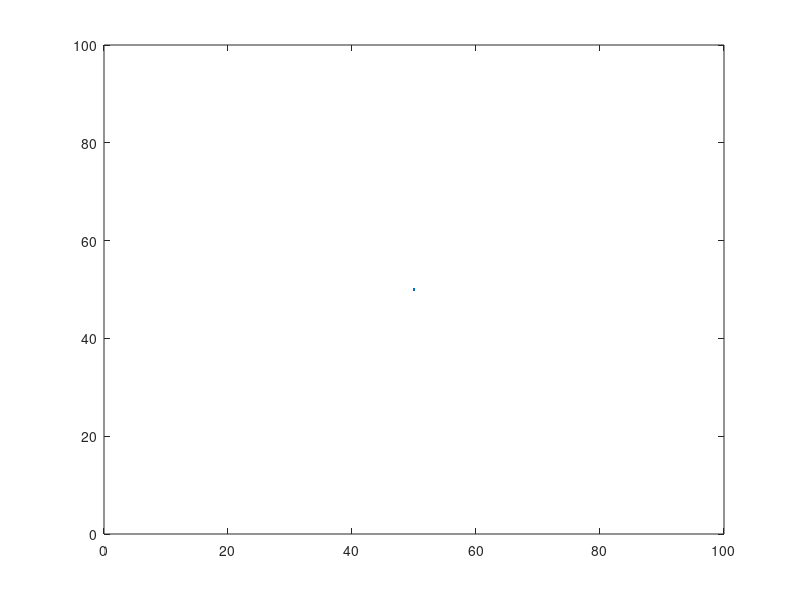

This chart was generated by the following MATLAB code: (Note: this script raises an error after producing the figure.)
clc, clear, clf
%poker.m
%This simple program is a basic draw poker game.
%Answer the questions with yes or no (or y/n) and then input values for
%bets. To end the game, input a bet of 0. The game will also end if you run
%out of chips.

%The first sets define simple variables that may be used
y=1;
n=0;
yes=1;
no=0;

%Ask to start the game
play=input('Are ready to go?   ');

%Loop for how it starts
if play==0
   disp('Whatever, you pussy.')
elseif play==1
    chips=10;
    disp('You start with 10 chips.  Use them well.')
elseif play==69
    chips=69;
    disp('Whoohoo, enjoy your money!!!')
else
    disp('Huh???')
end

%This game number section resets the random list.
disp('Please click on the graph window and hit enter to select a randomizing number.')
plot(50,50)
axis([0 100 0 100])
[game_number,not_used]=ginput(1);
game_number=floor(game_number);
if game_number>0
    game_number=ceil(game_number);
    rand(game_number);
else
    game_number=1;
    rand(game_number);
end
clc
handbet=17;

%Loop to make it go
while handbet~=0 & chips>0
    %for loop to increase randomness
    c=ceil(20*rand(1));
    for d=1:c
        r=rand(d);
    end
    handbet=input('How much you gonna bet?   ');
    clf,clc
    
    %To make sure they don't bet over their limit and give a kill switch
    if handbet>chips
    while handbet>chips
        disp('Insufficient funds...not to mention other insufficient quantities...')
        handbet=input('How much you gonna bet?   ');
    end
    end
    
    if handbet==0
        play=0;
    %Looping for how the hand will play out
    elseif handbet<=chips
       
        %Forms the hand
        for i=1:5
            ranks(i)=ceil(13*rand(1));
            suits(i)=ceil(4*rand(1));
        end
       
        %Makes sure there are no dublicate cards.
        while (ranks(1)==ranks(2) & suits(1)==suits(2)) | (ranks(1)==ranks(3) & suits(1)==suits(3)) | (ranks(1)==ranks(4) & suits(1)==suits(4)) | (ranks(1)==ranks(5) & suits(1)==suits(5)) | (ranks(2)==ranks(3) & suits(2)==suits(3)) | (ranks(2)==ranks(4) & suits(2)==suits(4)) | (ranks(2)==ranks(5) & suits(2)==suits(5)) | (ranks(3)==ranks(4) & suits(3)==suits(4)) | (ranks(3)==ranks(5) & suits(3)==suits(5)) | (ranks(4)==ranks(5) & suits(4)==suits(5)) 
              for i=1:5
                  ranks(i)=ceil(13*rand(1));
                  suits(i)=ceil(4*rand(1));
              end
        end
        hand=[ranks;suits];
        straighthand=sort(ranks);

        for i=1:5
            if ranks(i)==1
                rank_name='Ace';
            elseif ranks(i)==2
                rank_name='Deuce';
            elseif ranks(i)==3
                rank_name='Tre';
            elseif ranks(i)==4
                rank_name='Four';
            elseif ranks(i)==5
                rank_name='Five';
            elseif ranks(i)==6
                rank_name='Six';
            elseif ranks(i)==7
                rank_name='Seven';
            elseif ranks(i)==8
                rank_name='Eight';
            elseif ranks(i)==9
                rank_name='Nine';
            elseif ranks(i)==10
                rank_name='Ten';
            elseif ranks(i)==11
                rank_name='Jack';
            elseif ranks(i)==12
                rank_name='Queen';
            elseif ranks(i)==13
                rank_name='King';
            end
            if suits(i)==1
                suit_name='Clubs';
            elseif suits(i)==2
                suit_name='Diamonds';
            elseif suits(i)==3
                suit_name='Hearts';
            elseif suits(i)==4
                suit_name='Spades';
            end
            fprintf('You have the %s of %s\n',rank_name,suit_name)
        end
        
        %graphics region
        axis([0 25 0 7])
        axis off
        text(3, 1,'Click on cards to throw away and hit return when ready to draw.')
        if ranks(1)==1
            text(1,6,'Ace')
        elseif ranks(1)==2
            text(1,6,'Deuce')
        elseif ranks(1)==3
            text(1,6,'Tre')
        elseif ranks(1)==4
            text(1,6,'Four')
        elseif ranks(1)==5
            text(1,6,'Five')
        elseif ranks(1)==6
            text(1,6,'Six')
        elseif ranks(1)==7
            text(1,6,'Seven')
        elseif ranks(1)==8
            text(1,6,'Eight')
        elseif ranks(1)==9
            text(1,6,'Nine')
        elseif ranks(1)==10
            text(1,6,'Ten')
        elseif ranks(1)==11
            text(1,6,'Jack')
        elseif ranks(1)==12
            text(1,6,'Queen')
        elseif ranks(1)==13
            text(1,6,'King')
        end
        if suits(1)==1
            text(1,5,'Clubs')
        elseif suits(1)==2
            text(1,5,'Diamonds')
        elseif suits(1)==3
            text(1,5,'Hearts')
        elseif suits(1)==4
            text(1,5,'Spades')
        end
        
        if ranks(2)==1
            text(6,6,'Ace')
        elseif ranks(2)==2
            text(6,6,'Deuce')
        elseif ranks(2)==3
            text(6,6,'Tre')
        elseif ranks(2)==4
            text(6,6,'Four')
        elseif ranks(2)==5
            text(6,6,'Five')
        elseif ranks(2)==6
            text(6,6,'Six')
        elseif ranks(2)==7
            text(6,6,'Seven')
        elseif ranks(2)==8
            text(6,6,'Eight')
        elseif ranks(2)==9
            text(6,6,'Nine')
        elseif ranks(2)==10
            text(6,6,'Ten')
        elseif ranks(2)==11
            text(6,6,'Jack')
        elseif ranks(2)==12
            text(6,6,'Queen')
        elseif ranks(2)==13
            text(6,6,'King')
        end
        if suits(2)==1
            text(6,5,'Clubs')
        elseif suits(2)==2
            text(6,5,'Diamonds')
        elseif suits(2)==3
            text(6,5,'Hearts')
        elseif suits(2)==4
            text(6,5,'Spades')
        end
        if ranks(3)==1
            text(11,6,'Ace')
        elseif ranks(3)==2
            text(11,6,'Deuce')
        elseif ranks(3)==3
            text(11,6,'Tre')
        elseif ranks(3)==4
            text(11,6,'Four')
        elseif ranks(3)==5
            text(11,6,'Five')
        elseif ranks(3)==6
            text(11,6,'Six')
        elseif ranks(3)==7
            text(11,6,'Seven')
        elseif ranks(3)==8
            text(11,6,'Eight')
        elseif ranks(3)==9
            text(11,6,'Nine')
        elseif ranks(3)==10
            text(11,6,'Ten')
        elseif ranks(3)==11
            text(11,6,'Jack')
        elseif ranks(3)==12
            text(11,6,'Queen')
        elseif ranks(3)==13
            text(11,6,'King')
        end
        if suits(3)==1
            text(11,5,'Clubs')
        elseif suits(3)==2
            text(11,5,'Diamonds')
        elseif suits(3)==3
            text(11,5,'Hearts')
        elseif suits(3)==4
            text(11,5,'Spades')
        end
        if ranks(4)==1
            text(16,6,'Ace')
        elseif ranks(4)==2
            text(16,6,'Deuce')
        elseif ranks(4)==3
            text(16,6,'Tre')
        elseif ranks(4)==4
            text(16,6,'Four')
        elseif ranks(4)==5
            text(16,6,'Five')
        elseif ranks(4)==6
            text(16,6,'Six')
        elseif ranks(4)==7
            text(16,6,'Seven')
        elseif ranks(4)==8
            text(16,6,'Eight')
        elseif ranks(4)==9
            text(16,6,'Nine')
        elseif ranks(4)==10
            text(16,6,'Ten')
        elseif ranks(4)==11
            text(16,6,'Jack')
        elseif ranks(4)==12
            text(16,6,'Queen')
        elseif ranks(4)==13
            text(16,6,'King')
        end
        if suits(4)==1
            text(16,5,'Clubs')
        elseif suits(4)==2
            text(16,5,'Diamonds')
        elseif suits(4)==3
            text(16,5,'Hearts')
        elseif suits(4)==4
            text(16,5,'Spades')
        end
        if ranks(5)==1
            text(21,6,'Ace')
        elseif ranks(5)==2
            text(21,6,'Deuce')
        elseif ranks(5)==3
            text(21,6,'Tre')
        elseif ranks(5)==4
            text(21,6,'Four')
        elseif ranks(5)==5
            text(21,6,'Five')
        elseif ranks(5)==6
            text(21,6,'Six')
        elseif ranks(5)==7
            text(21,6,'Seven')
        elseif ranks(5)==8
            text(21,6,'Eight')
        elseif ranks(5)==9
            text(21,6,'Nine')
        elseif ranks(5)==10
            text(21,6,'Ten')
        elseif ranks(5)==11
            text(21,6,'Jack')
        elseif ranks(5)==12
            text(21,6,'Queen')
        elseif ranks(5)==13
            text(21,6,'King')
        end
        if suits(5)==1
            text(21,5,'Clubs')
        elseif suits(5)==2
            text(21,5,'Diamonds')
        elseif suits(5)==3
            text(21,5,'Hearts')
        elseif suits(5)==4
            text(21,5,'Spades')
        end
        %cards to be held
        fprintf('\n')
        [held_card_x,held_card_y]=ginput;
        clc
        for j=1:length(held_card_x)
            if held_card_x(j)<3 & held_card_x(j)>=0
                ranks(1)=ceil(13*rand(1));
                suits(1)=ceil(4*rand(1));
                 while (ranks(1)==ranks(2) & suits(1)==suits(2)) | (ranks(1)==ranks(3) & suits(1)==suits(3)) | (ranks(1)==ranks(4) & suits(1)==suits(4)) | (ranks(1)==ranks(5) & suits(1)==suits(5))
                 ranks(1)=ceil(13*rand(1));
                 suits(1)=ceil(4*rand(1));
                end
            elseif held_card_x(j)<8 & held_card_x(j)>=3
                ranks(2)=ceil(13*rand(1));
                suits(2)=ceil(4*rand(1));
                 while (ranks(1)==ranks(2) & suits(1)==suits(2)) | (ranks(2)==ranks(3) & suits(2)==suits(3)) | (ranks(2)==ranks(4) & suits(2)==suits(4)) | (ranks(2)==ranks(5) & suits(2)==suits(5))
                  ranks(2)=ceil(13*rand(1));
                  suits(2)=ceil(4*rand(1));
                end
            elseif held_card_x(j)<13 & held_card_x(j)>=8
                ranks(3)=ceil(13*rand(1));
                suits(3)=ceil(4*rand(1));
                 while (ranks(1)==ranks(3) & suits(1)==suits(3)) | (ranks(2)==ranks(3) & suits(2)==suits(3)) | (ranks(3)==ranks(4) & suits(3)==suits(4)) | (ranks(3)==ranks(5) & suits(3)==suits(5))
                 ranks(3)=ceil(13*rand(1));
                 suits(3)=ceil(4*rand(1));
             end
            elseif held_card_x(j)<19 & held_card_x(j)>=13
                ranks(4)=ceil(13*rand(1));
                suits(4)=ceil(4*rand(1));
                 while (ranks(1)==ranks(4) & suits(1)==suits(4)) | (ranks(2)==ranks(4) & suits(2)==suits(4)) | (ranks(3)==ranks(4) & suits(3)==suits(4)) | (ranks(4)==ranks(5) & suits(4)==suits(5)) 
                  ranks(4)=ceil(13*rand(1));
                  suits(4)=ceil(4*rand(1));
              end
          elseif held_card_x(j)<25 & held_card_x(j)>=19
                ranks(5)=ceil(13*rand(1));
                suits(5)=ceil(4*rand(1));
                 while (ranks(1)==ranks(5) & suits(1)==suits(5)) | (ranks(2)==ranks(5) & suits(2)==suits(5)) | (ranks(3)==ranks(5) & suits(3)==suits(5)) | (ranks(4)==ranks(5) & suits(4)==suits(5)) 
                ranks(5)=ceil(13*rand(1));
                suits(5)=ceil(4*rand(1));
              end
          end
        end
       
        clf
        axis([0 25 0 7])
        axis off
         for l=1:5
            if ranks(l)==1
                rank_name='Ace';
            elseif ranks(l)==2
                rank_name='Deuce';
            elseif ranks(l)==3
                rank_name='Tre';
            elseif ranks(l)==4
                rank_name='Four';
            elseif ranks(l)==5
                rank_name='Five';
            elseif ranks(l)==6
                rank_name='Six';
            elseif ranks(l)==7
                rank_name='Seven';
            elseif ranks(l)==8
                rank_name='Eight';
            elseif ranks(l)==9
                rank_name='Nine';
            elseif ranks(l)==10
                rank_name='Ten';
            elseif ranks(l)==11
                rank_name='Jack';
            elseif ranks(l)==12
                rank_name='Queen';
            elseif ranks(l)==13
                rank_name='King';
            end
            if suits(l)==1
                suit_name='Clubs';
            elseif suits(l)==2
                suit_name='Diamonds';
            elseif suits(l)==3
                suit_name='Hearts';
            elseif suits(l)==4
                suit_name='Spades';
            end
            fprintf('You have the %s of %s\n',rank_name,suit_name)
        end
        if ranks(1)==1
            text(1,6,'Ace')
        elseif ranks(1)==2
            text(1,6,'Deuce')
        elseif ranks(1)==3
            text(1,6,'Tre')
        elseif ranks(1)==4
            text(1,6,'Four')
        elseif ranks(1)==5
            text(1,6,'Five')
        elseif ranks(1)==6
            text(1,6,'Six')
        elseif ranks(1)==7
            text(1,6,'Seven')
        elseif ranks(1)==8
            text(1,6,'Eight')
        elseif ranks(1)==9
            text(1,6,'Nine')
        elseif ranks(1)==10
            text(1,6,'Ten')
        elseif ranks(1)==11
            text(1,6,'Jack')
        elseif ranks(1)==12
            text(1,6,'Queen')
        elseif ranks(1)==13
            text(1,6,'King')
        end
        if suits(1)==1
            text(1,5,'Clubs')
        elseif suits(1)==2
            text(1,5,'Diamonds')
        elseif suits(1)==3
            text(1,5,'Hearts')
        elseif suits(1)==4
            text(1,5,'Spades')
        end
        
        if ranks(2)==1
            text(6,6,'Ace')
        elseif ranks(2)==2
            text(6,6,'Deuce')
        elseif ranks(2)==3
            text(6,6,'Tre')
        elseif ranks(2)==4
            text(6,6,'Four')
        elseif ranks(2)==5
            text(6,6,'Five')
        elseif ranks(2)==6
            text(6,6,'Six')
        elseif ranks(2)==7
            text(6,6,'Seven')
        elseif ranks(2)==8
            text(6,6,'Eight')
        elseif ranks(2)==9
            text(6,6,'Nine')
        elseif ranks(2)==10
            text(6,6,'Ten')
        elseif ranks(2)==11
            text(6,6,'Jack')
        elseif ranks(2)==12
            text(6,6,'Queen')
        elseif ranks(2)==13
            text(6,6,'King')
        end
        if suits(2)==1
            text(6,5,'Clubs')
        elseif suits(2)==2
            text(6,5,'Diamonds')
        elseif suits(2)==3
            text(6,5,'Hearts')
        elseif suits(2)==4
            text(6,5,'Spades')
        end
        if ranks(3)==1
            text(11,6,'Ace')
        elseif ranks(3)==2
            text(11,6,'Deuce')
        elseif ranks(3)==3
            text(11,6,'Tre')
        elseif ranks(3)==4
            text(11,6,'Four')
        elseif ranks(3)==5
            text(11,6,'Five')
        elseif ranks(3)==6
            text(11,6,'Six')
        elseif ranks(3)==7
            text(11,6,'Seven')
        elseif ranks(3)==8
            text(11,6,'Eight')
        elseif ranks(3)==9
            text(11,6,'Nine')
        elseif ranks(3)==10
            text(11,6,'Ten')
        elseif ranks(3)==11
            text(11,6,'Jack')
        elseif ranks(3)==12
            text(11,6,'Queen')
        elseif ranks(3)==13
            text(11,6,'King')
        end
        if suits(3)==1
            text(11,5,'Clubs')
        elseif suits(3)==2
            text(11,5,'Diamonds')
        elseif suits(3)==3
            text(11,5,'Hearts')
        elseif suits(3)==4
            text(11,5,'Spades')
        end
        if ranks(4)==1
            text(16,6,'Ace')
        elseif ranks(4)==2
            text(16,6,'Deuce')
        elseif ranks(4)==3
            text(16,6,'Tre')
        elseif ranks(4)==4
            text(16,6,'Four')
        elseif ranks(4)==5
            text(16,6,'Five')
        elseif ranks(4)==6
            text(16,6,'Six')
        elseif ranks(4)==7
            text(16,6,'Seven')
        elseif ranks(4)==8
            text(16,6,'Eight')
        elseif ranks(4)==9
            text(16,6,'Nine')
        elseif ranks(4)==10
            text(16,6,'Ten')
        elseif ranks(4)==11
            text(16,6,'Jack')
        elseif ranks(4)==12
            text(16,6,'Queen')
        elseif ranks(4)==13
            text(16,6,'King')
        end
        if suits(4)==1
            text(16,5,'Clubs')
        elseif suits(4)==2
            text(16,5,'Diamonds')
        elseif suits(4)==3
            text(16,5,'Hearts')
        elseif suits(4)==4
            text(16,5,'Spades')
        end
        if ranks(5)==1
            text(21,6,'Ace')
        elseif ranks(5)==2
            text(21,6,'Deuce')
        elseif ranks(5)==3
            text(21,6,'Tre')
        elseif ranks(5)==4
            text(21,6,'Four')
        elseif ranks(5)==5
            text(21,6,'Five')
        elseif ranks(5)==6
            text(21,6,'Six')
        elseif ranks(5)==7
            text(21,6,'Seven')
        elseif ranks(5)==8
            text(21,6,'Eight')
        elseif ranks(5)==9
            text(21,6,'Nine')
        elseif ranks(5)==10
            text(21,6,'Ten')
        elseif ranks(5)==11
            text(21,6,'Jack')
        elseif ranks(5)==12
            text(21,6,'Queen')
        elseif ranks(5)==13
            text(21,6,'King')
        end
        if suits(5)==1
            text(21,5,'Clubs')
        elseif suits(5)==2
            text(21,5,'Diamonds')
        elseif suits(5)==3
            text(21,5,'Hearts')
        elseif suits(5)==4
            text(21,5,'Spades')
        end
        %Evaluates how much is won or lost
        straighthand=sort(ranks);
        %Royal Flush
        if (suits(1)==suits(2) & suits(2)==suits(3) & suits(3)==suits(4) & suits(4)==suits(5)) & (straighthand(1)==1 & straighthand(2)==10 & straighthand(3)==11 & straighthand(4)==12 & straighthand(5)==13)
            chips=chips+10*handbet;
            text(3,1,'Holy cow!!! A Royal Flush!!')
            
        %straight flush
        elseif (suits(1)==suits(2) & suits(2)==suits(3) & suits(3)==suits(4) & suits(4)==suits(5)) & (straighthand(1)==straighthand(2)-1 & straighthand(2)==straighthand(3)-1 & straighthand(3)==straighthand(4)-1 & straighthand(4)==straighthand(5)-1)
            chips=chips+8*handbet;
            text(3,1,'There it is, a straight flush.')
           
        %flush
        elseif suits(1)==suits(2) & suits(2)==suits(3) & suits(3)==suits(4) & suits(4)==suits(5)
            chips=chips+5*handbet;
            text(3,1,'Nice hand.  You got a flush.')
            
        %four of a kind
        elseif (ranks(1)==ranks(2) & ranks(2)==ranks(3) & ranks(3)==ranks(4)) | (ranks(1)==ranks(2) & ranks(2)==ranks(3) & ranks(3)==ranks(5)) | (ranks(1)==ranks(2) & ranks(2)==ranks(5) & ranks(5)==ranks(4)) | (ranks(1)==ranks(5) & ranks(5)==ranks(3) & ranks(3)==ranks(4)) | (ranks(5)==ranks(2) & ranks(2)==ranks(3) & ranks(3)==ranks(4))
            chips=chips+7*handbet;
            text(3,1,'WHAT?!?!  Four of a kind!  Booya!!!')
        
        %full house
        elseif ((ranks(1)==ranks(2) & ranks(2)==ranks(3)) & ranks(4)==ranks(5)) | ((ranks(1)==ranks(2) & ranks(2)==ranks(4)) & ranks(3)==ranks(5)) | ((ranks(1)==ranks(2) & ranks(2)==ranks(5)) & ranks(3)==ranks(4)) | ((ranks(1)==ranks(3) & ranks(3)==ranks(4)) & ranks(2)==ranks(5)) | ((ranks(1)==ranks(3) & ranks(1)==ranks(5)) & ranks(2)==ranks(4)) | ((ranks(1)==ranks(4) & ranks(1)==ranks(5)) & ranks(2)==ranks(3)) | ((ranks(2)==ranks(3) & ranks(2)==ranks(4)) & ranks(1)==ranks(5)) | ((ranks(2)==ranks(3) & ranks(2)==ranks(5))  & ranks(1)==ranks(4)) | ((ranks(2)==ranks(4) & ranks(2)==ranks(5)) & ranks(1)==ranks(3)) | ((ranks(3)==ranks(4) & ranks(4)==ranks(5)) & ranks(2)==ranks(3))
            chips=chips+6*handbet;
            text(3,1,'Woohoo!!! Full boat baby!!!')
            
        %straight
        elseif (straighthand(1)==straighthand(2)-1 & straighthand(2)==straighthand(3)-1 & straighthand(3)==straighthand(4)-1 & straighthand(4)==straighthand(5)-1) | (straighthand(1)==1 & straighthand(2)==10 & straighthand(3)==11 & straighthand(4)==12 & straighthand(5)==13)
            chips=chips+4*handbet;
            text(3,1,'Oh yeah, that is a straight')
        
        %Set    
        elseif (ranks(1)==ranks(2) & ranks(2)==ranks(3)) | (ranks(1)==ranks(2) & ranks(2)==ranks(4)) | (ranks(1)==ranks(2) & ranks(2)==ranks(5)) | (ranks(1)==ranks(3) & ranks(3)==ranks(4)) | (ranks(1)==ranks(3) & ranks(1)==ranks(5)) | (ranks(1)==ranks(4) & ranks(1)==ranks(5)) | (ranks(2)==ranks(3) & ranks(2)==ranks(4)) | (ranks(2)==ranks(3) & ranks(2)==ranks(5)) | (ranks(2)==ranks(4) & ranks(2)==ranks(5)) | (ranks(3)==ranks(4) & ranks(4)==ranks(5))
            chips=chips+3*handbet;
            text(3,1,'A set, not too shabby.')
       
        %two pair
        elseif ((ranks(1)==ranks(2) | ranks(1)==ranks(3) | ranks(1)==ranks(4) | ranks(1)==ranks(5)) & (ranks(2)==ranks(3) | ranks(2)==ranks(4) | ranks(2)==ranks(5) | ranks(3)==ranks(4) | ranks(3)==ranks(5) | ranks(4)==ranks(5)) | ((ranks(2)==ranks(3) | ranks(2)==ranks(4) | ranks(2)==ranks(5)) & (ranks(3)==ranks(4) | ranks(3)==ranks(5) | ranks(4)==ranks(5))) | ((ranks(3)==ranks(4) | ranks(3)==ranks(5)) & ranks(4)==ranks(5)))
            chips=chips+2*handbet;
            text(3,1,'Two pair, respectable, even if you suck...')
            
        %pair    
        elseif (ranks(1)==ranks(2) | ranks(1)==ranks(3) | ranks(1)==ranks(4) | ranks(1)==ranks(5) | ranks(2)==ranks(3) | ranks(2)==ranks(4) | ranks(2)==ranks(5) | ranks(3)==ranks(4) | ranks(3)==ranks(5) | ranks(4)==ranks(5))
            chips=chips+handbet;
            text(3,1,'You got a pair, you lose no money')
        else
            text(5,1,'You have nothing.  You lose your bet.')
        end
    end
    %Gives payout
    chips=chips-handbet;
    if chips>0
        fprintf('You have %1.0f chips left\n',chips)
    elseif chips<0
        disp('You are out of chips')        
    end
end
